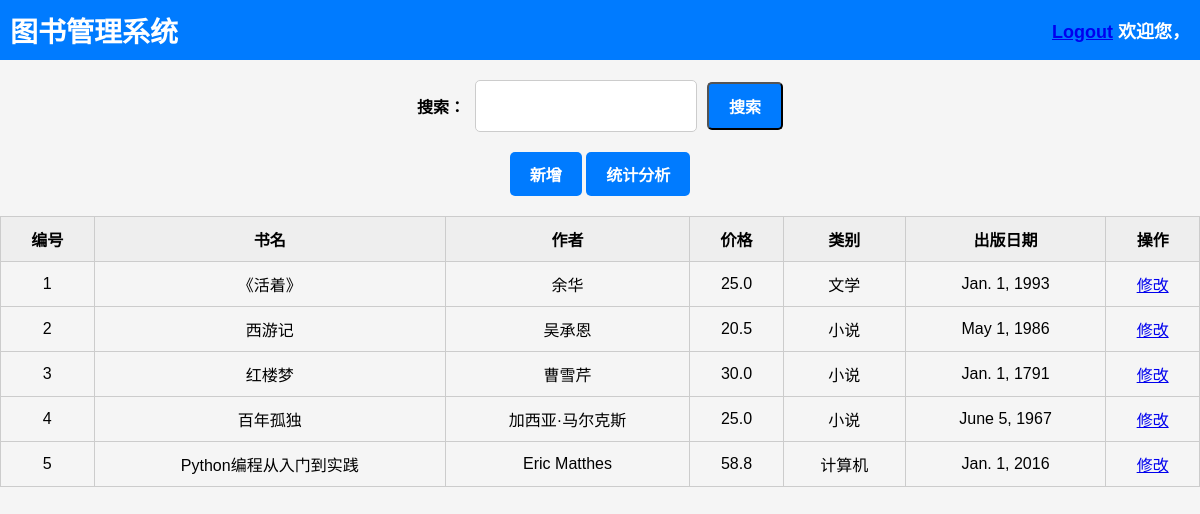
Before: /main/ with the older database file.
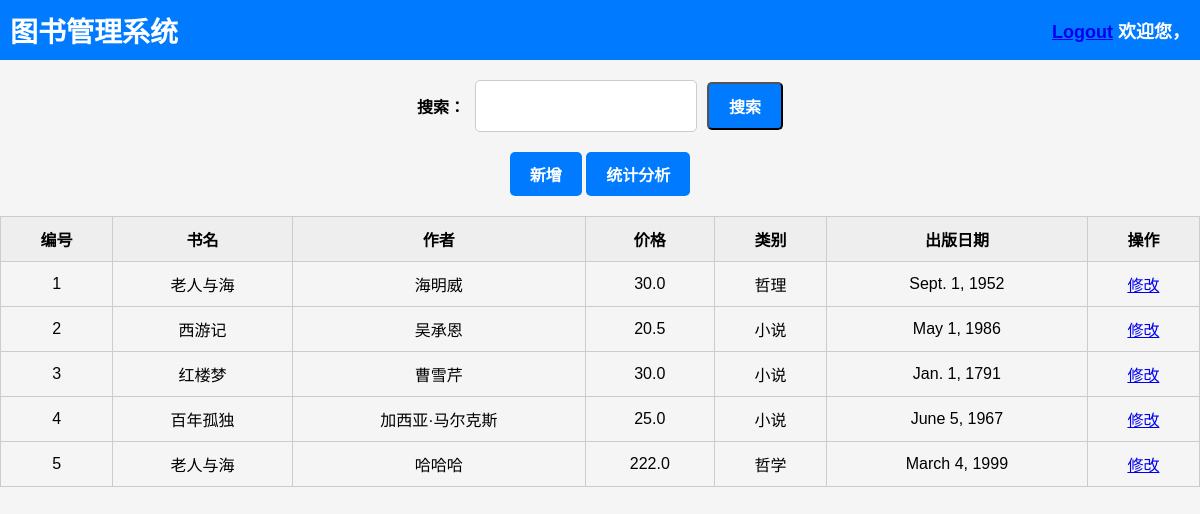
After: the same page with the newer database file.
### App/models.py (models this page shows, shortened)
class Book(models.Model):
    book_id = models.AutoField(primary_key=True)
    book_name = models.CharField(max_length=100)
    price = models.FloatField()
    publish_date = models.DateField()
    category = models.CharField(max_length=50)
    editor = models.CharField(max_length=50)

### App/views.py (the view)
# urls.py: path('main/', views.main_page, name='main'),
def main_page(request):
    books = Book.objects.all()
    return render(request, 'main.html',{'books': books})

### App/templates/main.html (shortened to what this page needs)
<!DOCTYPE html>
<html lang="en">
<head>
</head>
<body>
<div class="header">
    <h1 class="header__title">图书管理系统</h1>
    <div class="header__user">
        <a href="{% url 'logout' %}">Logout</a>
        欢迎您，{{ user.username }}
    </div>
</div>
<div style="text-align: center;">
    <div class="form-group">
        <form method="get" action="{% url 'search' %}">
            <div class="form-group">
                <label for="search">搜索：</label>
                <input type="text" id="search" name="search" style="width: 200px; height: 30px; border-radius: 5px;">
                <button type="submit" class="btn btn-primary">搜索</button>
            </div>
        </form>
    </div>
    <div>
        <a href="{% url 'add_book' %}" class="btn">新增</a>
        <a href="{% url 'chart' %}" class="btn" target="_blank">统计分析</a>
    </div>
</div>
<table class="table">
    <thead>
    <tr>
        <th>编号</th>
        <th>书名</th>
        <th>作者</th>
        <th>价格</th>
        <th>类别</th>
        <th>出版日期</th>
        <th>操作</th>
    </tr>
    </thead>
    <tbody>
    {% for book in books %}
        <tr>
            <td>{{ forloop.counter }}</td>
            <td>{{ book.book_name }}</td>
            <td>{{ book.editor }}</td>
            <td>{{ book.price }}</td>
            <td>{{ book.category }}</td>
            <td>{{ book.publish_date }}</td>
            <td><a href="{% url 'book_detail' pk=book.book_id %}">修改</a></td>
        </tr>
    {% endfor %}
    </tbody>
</table>
</body>

### App/templates/main.html (style rules this page uses)
body { font-family: Arial, sans-serif; font-size: 16px; background-color: #f5f5f5; margin: 0; padding: 0; }
.header { background-color: #007bff; color: #fff; padding: 10px; display: flex; justify-content: space-between; align-items: center; }
.header__title { margin: 0; font-size: 28px; }
.header__user { font-size: 18px; font-weight: bold; }
table { border-collapse: collapse; margin: 20px auto; width: 100%; }
th, td { padding: 10px; border: 1px solid #ccc; text-align: center; }
th { background-color: #eee; font-weight: bold; }
.btn { display: inline-block; padding: 10px 20px; font-size: 16px; font-weight: bold; text-align: center; text-decoration: none; background-color: #007bff; color: #fff; border-radius: 5px; cursor: pointer; }
.form-group { margin: 10px; display: flex; justify-content: center; align-items: center; }
.form-group label { display: block; font-weight: bold; margin-right: 10px; }
.form-group input[type="text"], .form-group input[type="password"] { padding: 10px; border-radius: 5px; border: 1px solid #ccc; width: 200px; font-size: 16px; margin-right: 10px; }

Changed rows visible on the page:
removed Book: book_name "《活着》", editor "余华", price "25.0", category "文学", publish_date "Jan. 1, 1993"
removed Book: book_name "Python编程从入门到实践", editor "Eric Matthes", price "58.8", category "计算机", publish_date "Jan. 1, 2016"
added Book: book_name "老人与海", editor "海明威", price "30.0", category "哲理", publish_date "Sept. 1, 1952"
added Book: book_name "老人与海", editor "哈哈哈", price "222.0", category "哲学", publish_date "March 4, 1999"
